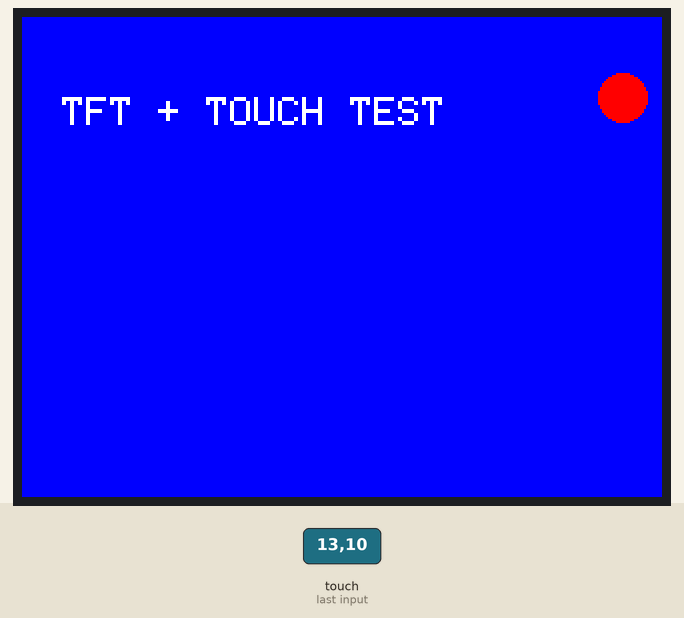
Bench run of a sketch on a simulated Arduino Uno, built with avr-gcc and run on an emulated ATmega328P. On the bench: 320×240 colour display. The inputs (shaded band) are chosen by the test bench. What the sketch prints to the serial monitor is not drawn.

2.0 s: touch panel pressed at 13 % / 10 % of its raw x / y range
Above: at 3.2 s.
Timing chart, 0 to 5.0 s (numbered marks = the images above; inputs shaded):
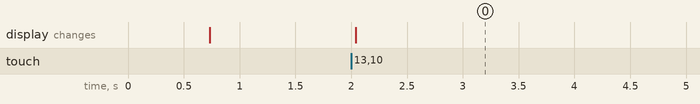

Measured:
- after the input at 2.0 s, the display: changes at once (image 0)

The sketch:

tft_touch_opensmart_diagnostico.ino
```cpp
#include <Adafruit_GFX.h>
#include <MCUFRIEND_kbv.h>
#include <TouchScreen.h>

#define YP A3
#define XM A2
#define YM 9
#define XP 8

MCUFRIEND_kbv tft;
TouchScreen ts = TouchScreen(XP, YP, XM, YM, 300);

void quietTftBus() {
  pinMode(A0, OUTPUT); // LCD_RD
  pinMode(A1, OUTPUT); // LCD_WR
  pinMode(A3, OUTPUT); // LCD_CS / YP
  digitalWrite(A0, HIGH);
  digitalWrite(A1, HIGH);
  digitalWrite(A3, HIGH);
}

void restorePins() {
  quietTftBus();
  pinMode(YP, OUTPUT);
  pinMode(XM, OUTPUT);
  pinMode(XP, OUTPUT);
  pinMode(YM, OUTPUT);
  digitalWrite(YP, HIGH);
  digitalWrite(XM, HIGH);
  digitalWrite(XP, HIGH);
  digitalWrite(YM, HIGH);
}

void setup() {
  Serial.begin(9600);
  delay(500);
  uint16_t id = tft.readID();
  tft.begin(0x7793);
  tft.setRotation(1);
  tft.fillScreen(0x001F);
  tft.setTextColor(0xFFFF, 0x001F);
  tft.setTextSize(2);
  tft.setCursor(20, 40);
  tft.print("TFT + TOUCH TEST");
  Serial.print(F("# tft_touch_opensmart ready raw=0x"));
  Serial.println(id, HEX);
}

void loop() {
  quietTftBus();
  TSPoint p = ts.getPoint();
  restorePins();
  if (p.z > 0) {
    Serial.print(F("P,"));
    Serial.print(p.x);
    Serial.print(',');
    Serial.print(p.y);
    Serial.print(',');
    Serial.println(p.z);
  }
  if (p.z > 10 && p.z < 1000) {
    tft.fillCircle(300, 40, 12, 0xF800);
  }
  delay(100);
}
```
